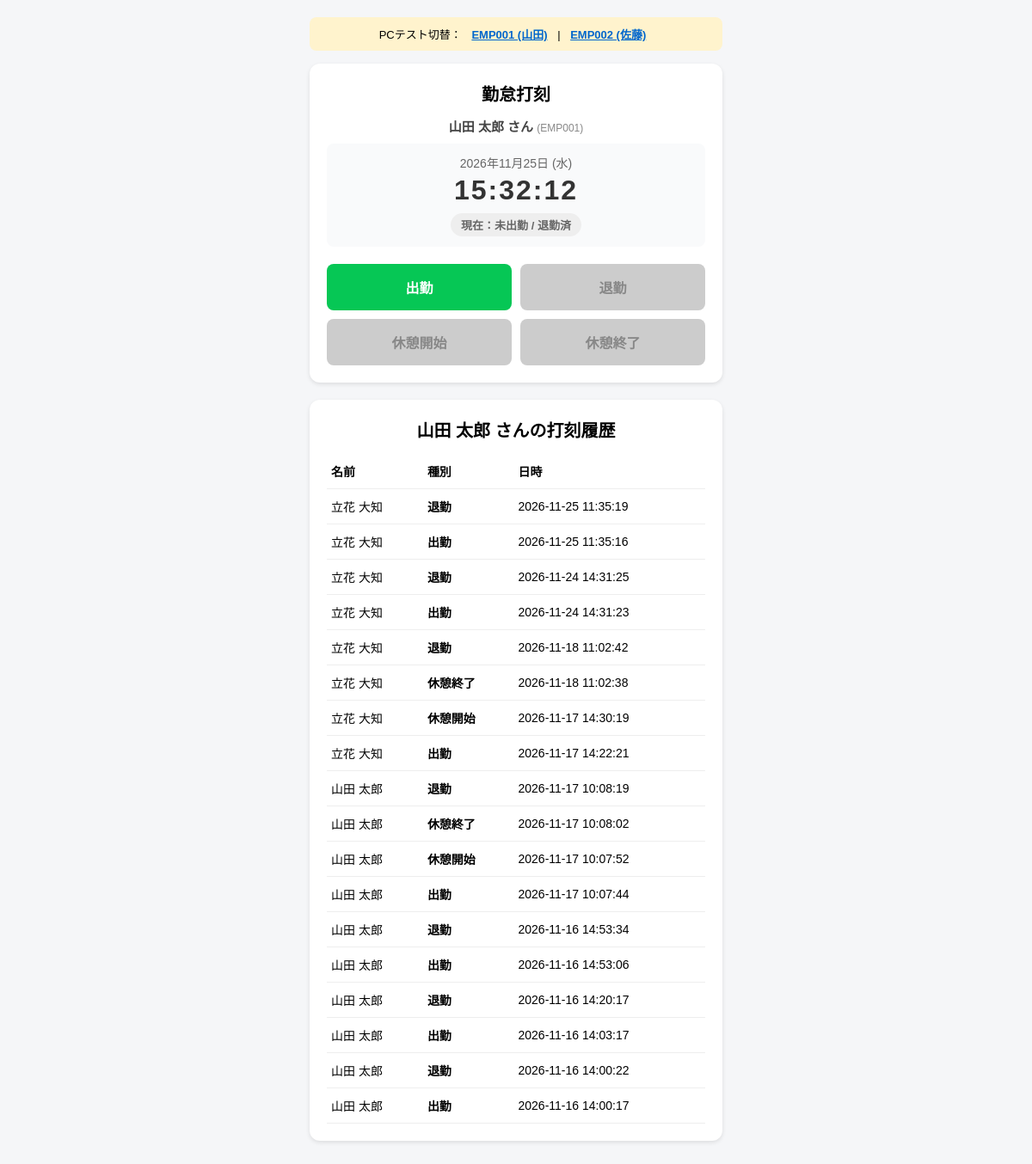
The page / on the database its author committed.
### tables this page shows
CREATE TABLE records (
            id INTEGER PRIMARY KEY AUTOINCREMENT,
            user_id TEXT NOT NULL,
            user_name TEXT NOT NULL,
            action TEXT NOT NULL,
            timestamp TEXT NOT NULL
        );

### flaskr/main.py (the view, shortened to what this page needs)
@app.route('/')
def index():
    line_user_id = request.args.get('line_user_id', '')
    error_msg = request.args.get('error', '')
    mode = request.args.get('mode', '')
    if line_user_id and mode != 'staff':
        return render_template(
            'index.html',
            mode='select',
            line_user_id=line_user_id
        )
    user_id = request.args.get('user_id', 'EMP001')
    user_name = request.args.get('user_name', '山田 太郎')
    conn = sqlite3.connect(DB_NAME)
    c = conn.cursor()
    c.execute(
        'SELECT user_name, action, timestamp FROM records WHERE user_id = ? ORDER BY id DESC LIMIT 20',
        (user_id,)
    )
    records = c.fetchall()
    conn.close()
    last_action = records[0][1] if records else None
    return render_template(
        'index.html',
        mode='staff',
        is_registered=True,
        records=records,
        last_action=last_action,
        user_id=user_id,
        user_name=user_name,
        line_user_id=''
    )

### flaskr/templates/index.html (shortened to what this page needs)
<!DOCTYPE html>
<html lang="ja">
<head>
    <link rel="stylesheet" href="{{ url_for('static', filename='style.css') }}">
</head>
<body>
    {% if not line_user_id %}
    <div class="test-bar">
        PCテスト切替：
        <a href="/?user_id=EMP001&user_name=山田 太郎">EMP001 (山田)</a> |
        <a href="/?user_id=EMP002&user_name=佐藤 花子">EMP002 (佐藤)</a>
    </div>
    {% endif %}
    {% if mode == 'select' %}
    <div class="card">
        <h1>勤怠管理アプリ</h1>
        <p class="info-text">
            利用する機能を選択してください。
        </p>
        <div class="form-group">
            <a href="{{ url_for('index', line_user_id=line_user_id, mode='staff') }}"
               class="btn-register"
               style="display: block; box-sizing: border-box; text-align: center; text-decoration: none; color: white; padding: 15px;">
                スタッフとして利用
            </a>
        </div>
        <div class="form-group">
            <a href="{{ url_for('admin_login') }}"
               class="btn-register"
               style="display: block; box-sizing: border-box; text-align: center; text-decoration: none; color: white; padding: 15px;">
                管理者としてログイン
            </a>
        </div>
    </div>
    {% else %}
    <div class="card">
        <h1>勤怠打刻</h1>
        <div class="user-info">
            {{ user_name }} さん
            <span class="emp-badge">({{ user_id }})</span>
        </div>
        <div class="clock-box">
            <div id="current-date" class="date-text">
            </div>
            <div id="current-time" class="time-text">
            </div>
            {% if last_action in ['出勤', '休憩終了'] %}
            <div class="status-badge status-working">
                現在：出勤中
            </div>
            {% elif last_action == '休憩開始' %}
            <div class="status-badge status-break">
                現在：休憩中
            </div>
            {% else %}
            <div class="status-badge status-off">
                現在：未出勤 / 退勤済
            </div>
            {% endif %}
        </div>
        <form action="/stamp" method="POST">
            <div class="btn-grid">
                <button type="submit" name="action" value="出勤" class="btn-in"
                    {% if last_action not in [None, '退勤'] %}disabled{% endif %}>
                    出勤
                </button>
                <button type="submit" name="action" value="退勤" class="btn-out"
                    {% if last_action not in ['出勤', '休憩終了'] %}disabled{% endif %}>
                    退勤
                </button>
                <button type="submit" name="action" value="休憩開始" class="btn-break-start"
                    {% if last_action not in ['出勤', '休憩終了'] %}disabled{% endif %}>
                    休憩開始
                </button>
                <button type="submit" name="action" value="休憩終了" class="btn-break-end"
                    {% if last_action != '休憩開始' %}disabled{% endif %}>
                    休憩終了
                </button>
            </div>
        </form>
    </div>
    <div class="card">
        <h1>{{ user_name }} さんの打刻履歴</h1>
        <table>
            <thead>
                <tr>
                    <th>名前</th>
                    <th>種別</th>
                    <th>日時</th>
                </tr>
            </thead>
            <tbody>
                {% for record in records %}
                <tr>
                    <td>{{ record[0] }}</td>
                    <td><strong>{{ record[1] }}</strong></td>
                    <td>{{ record[2] }}</td>
                </tr>
                {% else %}
                <tr>
                    <td colspan="3" style="text-align:center; color:#888;">
                        まだ履歴がありません
                    </td>
                </tr>
                {% endfor %}
            </tbody>
        </table>
    </div>
    {% endif %}
</body>
</html>

### flaskr/static/style.css (style rules this page uses)
body { font-family: sans-serif; max-width: 480px; margin: 0 auto; padding: 20px; background: #f5f6f8; }
.card { background: white; padding: 20px; border-radius: 12px; box-shadow: 0 2px 5px rgba(0, 0, 0, 0.1); margin-bottom: 20px; }
h1 { font-size: 20px; text-align: center; margin-top: 0; }
.test-bar { background: #fff3cd; padding: 10px; border-radius: 8px; margin-bottom: 15px; font-size: 13px; text-align: center; }
.test-bar a { color: #0066cc; margin: 0 8px; font-weight: bold; }
.user-info { text-align: center; font-size: 15px; font-weight: bold; color: #444; margin-bottom: 5px; }
.emp-badge { font-size: 12px; color: #888; font-weight: normal; }
.clock-box { text-align: center; margin: 10px 0 20px; padding: 12px; background: #f9fafb; border-radius: 8px; }
.date-text { font-size: 14px; color: #666; margin-bottom: 4px; }
.time-text { font-size: 32px; font-weight: bold; color: #333; letter-spacing: 2px; }
.status-badge { display: inline-block; padding: 4px 12px; border-radius: 20px; font-size: 13px; font-weight: bold; margin-top: 8px; }
.status-off { background: #eee; color: #666; }
.btn-grid { display: grid; grid-template-columns: 1fr 1fr; gap: 10px; }
button { padding: 15px; font-size: 16px; font-weight: bold; border: none; border-radius: 8px; cursor: pointer; color: white; transition: opacity 0.2s; }
.btn-in { background-color: #06c755; }
.btn-out { background-color: #ff5b5b; }
.btn-break-start { background-color: #ff9800; }
.btn-break-end { background-color: #2196f3; }
button:disabled { background-color: #ccc; color: #888; cursor: not-allowed; }
table { width: 100%; border-collapse: collapse; font-size: 14px; }
th, td { padding: 10px 5px; border-bottom: 1px solid #eee; text-align: left; }

### rows shown on the page
records: user_name "立花 大知", action "退勤", timestamp "2026-11-25 11:35:19"
records: user_name "立花 大知", action "出勤", timestamp "2026-11-25 11:35:16"
records: user_name "立花 大知", action "退勤", timestamp "2026-11-24 14:31:25"
records: user_name "立花 大知", action "出勤", timestamp "2026-11-24 14:31:23"
records: user_name "立花 大知", action "退勤", timestamp "2026-11-18 11:02:42"
records: user_name "立花 大知", action "休憩終了", timestamp "2026-11-18 11:02:38"
records: user_name "立花 大知", action "休憩開始", timestamp "2026-11-17 14:30:19"
records: user_name "立花 大知", action "出勤", timestamp "2026-11-17 14:22:21"
records: user_name "山田 太郎", action "退勤", timestamp "2026-11-17 10:08:19"
records: user_name "山田 太郎", action "休憩終了", timestamp "2026-11-17 10:08:02"
records: user_name "山田 太郎", action "休憩開始", timestamp "2026-11-17 10:07:52"
records: user_name "山田 太郎", action "出勤", timestamp "2026-11-17 10:07:44"
records: user_name "山田 太郎", action "退勤", timestamp "2026-11-16 14:53:34"
records: user_name "山田 太郎", action "出勤", timestamp "2026-11-16 14:53:06"
records: user_name "山田 太郎", action "退勤", timestamp "2026-11-16 14:20:17"
records: user_name "山田 太郎", action "出勤", timestamp "2026-11-16 14:03:17"
records: user_name "山田 太郎", action "退勤", timestamp "2026-11-16 14:00:22"
records: user_name "山田 太郎", action "出勤", timestamp "2026-11-16 14:00:17"

### other values the page prints
{{ user_name }} "山田 太郎"
{{ user_id }} "EMP001"
